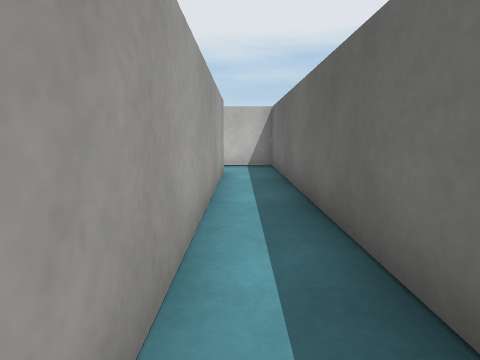
View 1 (above)

12 first-person views from a walk through a Unity game level. The camera is 0.52 m above the floor, tilts 8° down and sees 75° across. The floor is counted in squares, 0.5 m on a side. Each view is taken from the middle of a square. On the plan, view 1 faces up. The plan holds only what a view shows up to about 12 squares ahead; the rest is blank. The player character is not drawn. Surface patterns are stand-ins for the level's own textures.

View 2
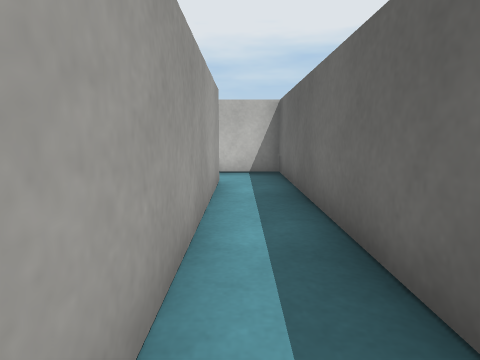

View 3
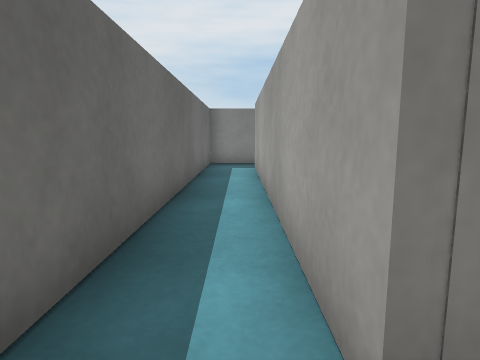

View 4
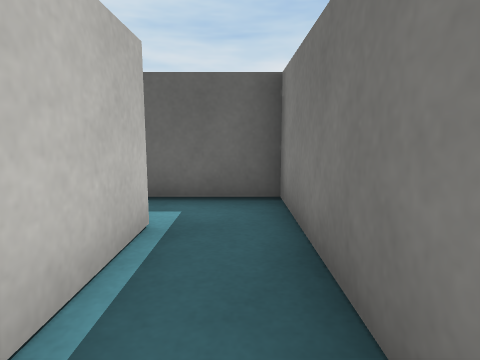

View 5
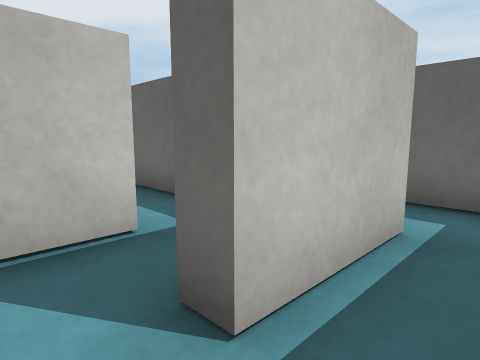

View 6
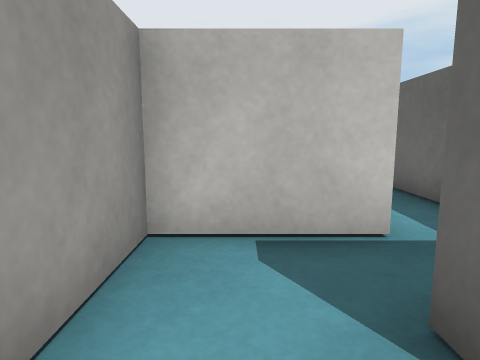

View 7
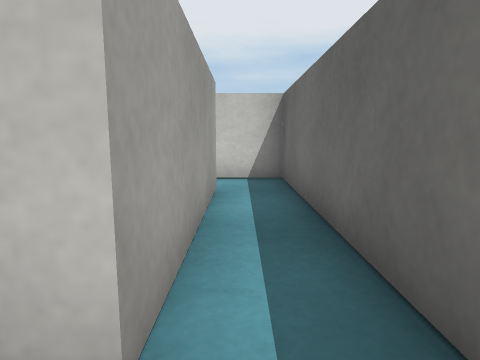

View 8
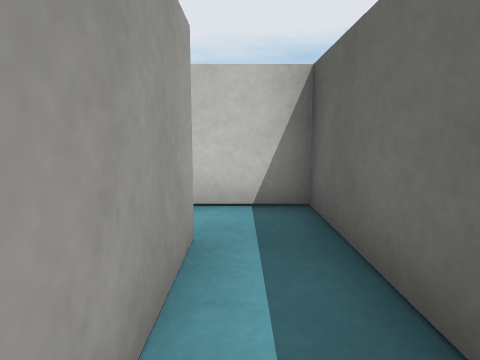

View 9
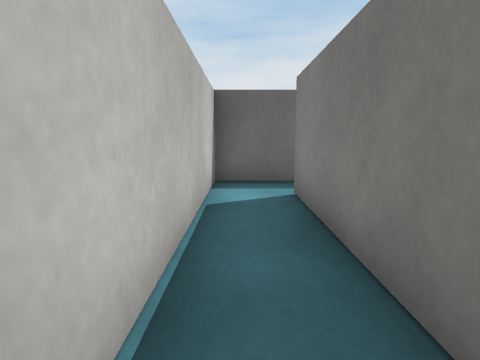

View 10
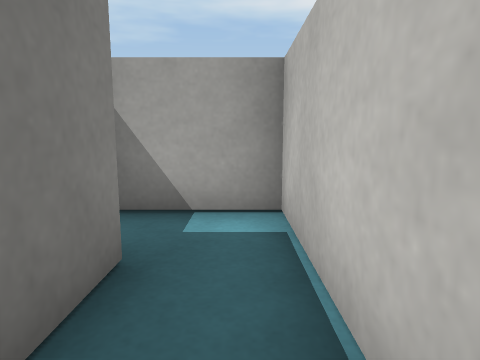

View 11
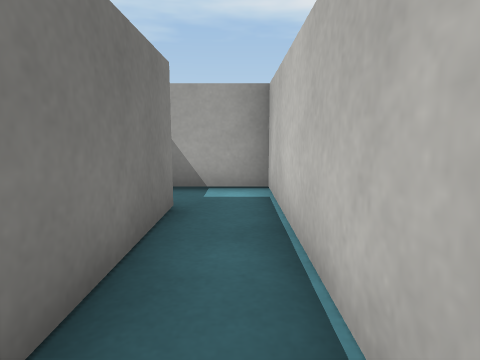

View 12
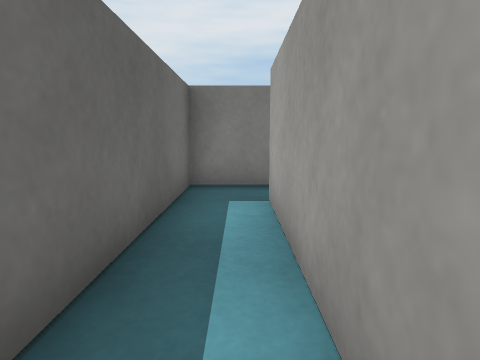

### Floor plan
Points are (right, up) in squares from view 1. A wall is a line through its corners. A room is listed if a view was taken in it or the views show most of it. See-through windows are left out.
Room 1 (views 1, 2, 3)
walls: (-0.5, 9.1) (-0.5, 0) (-3, 0); (-3.2, -1.7) (1.1, -1.7) (1.1, 10.9) (-0.6, 10.9)
ways out: opening at (-1.5, -1) to room 2
Room 2 (views 4, 5, 6)
walls: (-3, 0) (-3, 0.6); (-2.5, 2.1) (-4.9, 2.1) (-4.9, 0.1)
ways out: opening at (-1.5, -1) to room 1; opening at (-2, 1) to room 3
Room 3 (views 7, 8, 12)
walls: (-2.5, 7) (-2.5, 2.1); (-2.6, 0.6) (-1, 0.6) (-1, 8.6) (-2.5, 8.6)
ways out: opening at (-2, 1) to room 2; opening at (-3, 8) to room 4
Room 4 (views 9, 10, 11)
walls: (-7.5, 7) (-2.5, 7); (-2.5, 8.6) (-9.2, 8.6) (-9.2, 6.2)
ways out: opening at (-3, 8) to room 3

Where each view was taken, in squares from view 1:
view 1: 0 up, 0 right, facing up
view 2: 2 up, 0 right, facing up
view 3: 10 up, 0 right, facing down
view 4: 1 down, 4 left, facing right
view 5: 1 down, 4 left, facing up-right
view 6: 1 down, 4 left, facing up
view 7: 1 up, 2 left, facing up
view 8: 4 up, 2 left, facing up
view 9: 8 up, 8 left, facing right
view 10: 8 up, 5 left, facing left
view 11: 8 up, 3 left, facing left
view 12: 7 up, 2 left, facing down
